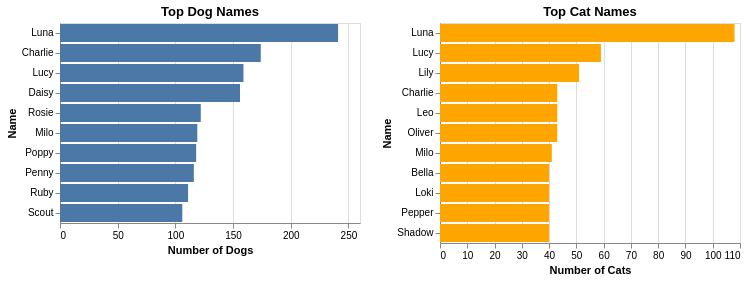

Source (notebook cell):
### Markdown cell above
#### Plot 1 Discussion

+ Question: do dogs and cats get the same names?
+ Top 10 names for dogs and cats, side by side, using `filter`, `window` `rank` and `filter` on the name counts

### Code cell
dog_names = alt.Chart(names).mark_bar().transform_filter(
    'datum.species == "Dog"'
).transform_window(
    Rank='rank()',
    sort=[alt.SortField('Count', order='descending')]
).transform_filter(
    'datum.Rank <= 10'
).encode(
    alt.X('Count:Q', axis=alt.Axis(title='Number of Dogs')),
    alt.Y('animal_s_name:N', sort='-x', axis=alt.Axis(title='Name'))
).properties(title='Top Dog Names')

cat_names = alt.Chart(names).mark_bar(color='orange').transform_filter(
    'datum.species == "Cat"'
).transform_window(
    Rank='rank()',
    sort=[alt.SortField('Count', order='descending')]
).transform_filter(
    'datum.Rank <= 10'
).encode(
    alt.X('Count:Q', axis=alt.Axis(title='Number of Cats')),
    alt.Y('animal_s_name:N', sort='-x', axis=alt.Axis(title='Name'))
).properties(title='Top Cat Names')

dog_names | cat_names

### Figure 1 — Vega-Lite specification as saved in the notebook (floating-point values rounded to 4 significant figures; data arrays with more than 128 entries replaced by an {"elided": "..."} marker saying what was removed)
{"$schema": "https://vega.github.io/schema/vega-lite/v5.20.1.json", "config": {"view": {"continuousHeight": 300, "continuousWidth": 300}}, "data": {"name": "data-cf9bebd8c26eabf4b3c534a494f21f3b"}, "datasets": {"data-cf9bebd8c26eabf4b3c534a494f21f3b": {"elided": "615 records"}}, "hconcat": [{"encoding": {"x": {"axis": {"title": "Number of Dogs"}, "field": "Count", "type": "quantitative"}, "y": {"axis": {"title": "Name"}, "field": "animal_s_name", "sort": "-x", "type": "nominal"}}, "mark": {"type": "bar"}, "title": "Top Dog Names", "transform": [{"filter": "datum.species == \"Dog\""}, {"sort": [{"field": "Count", "order": "descending"}], "window": [{"as": "Rank", "field": "", "op": "rank"}]}, {"filter": "datum.Rank <= 10"}]}, {"encoding": {"x": {"axis": {"title": "Number of Cats"}, "field": "Count", "type": "quantitative"}, "y": {"axis": {"title": "Name"}, "field": "animal_s_name", "sort": "-x", "type": "nominal"}}, "mark": {"color": "orange", "type": "bar"}, "title": "Top Cat Names", "transform": [{"filter": "datum.species == \"Cat\""}, {"sort": [{"field": "Count", "order": "descending"}], "window": [{"as": "Rank", "field": "", "op": "rank"}]}, {"filter": "datum.Rank <= 10"}]}]}
